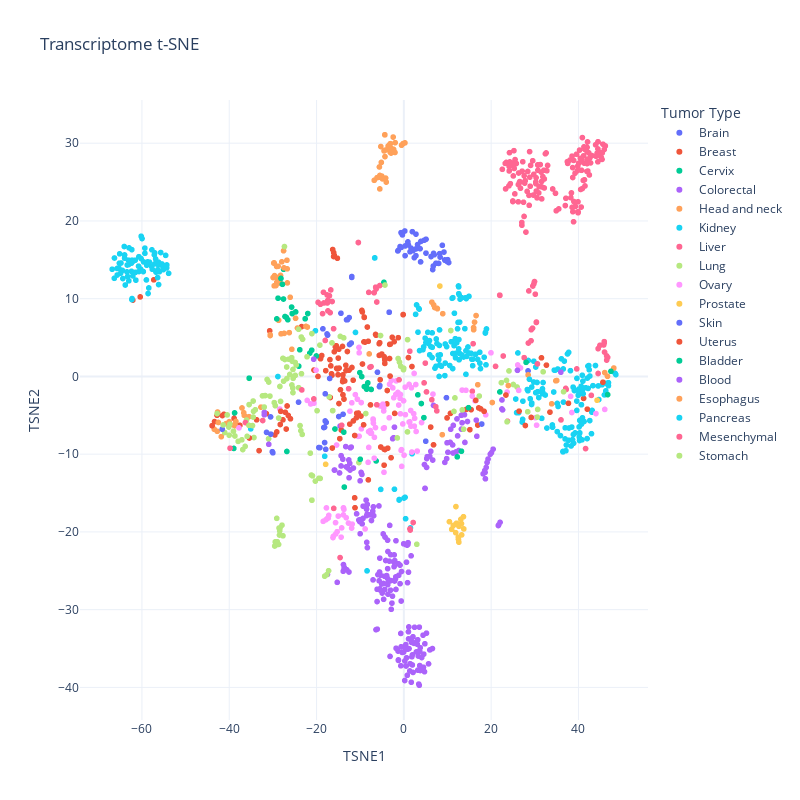

The notebook cell saved with this chart:
### Markdown cell above
### t-SNE

t-SNE does not assume linearity and might be a better proxy to separate the different types of tumors.

By default `perplexity` is 40 on sklearn.

### Code cell
from sklearn.manifold import TSNE

# Transpose the matrix
transposed_matrix = expression_df.to_numpy().T

# Initialize TSNE with 2 components for 2D visualization)\
tsne = TSNE(n_components=2, random_state=42)

# Fit and transform the data
tsne_result = tsne.fit_transform(transposed_matrix)

# Create a DataFrame with the t-SNE results
tsne_df = pd.DataFrame(tsne_result, columns=['TSNE1', 'TSNE2'], index=expression_df.columns)
tsne_df['Tumor Type'] = labels

# We plot the data (the first two components are the first two columns of proj_data)
fig = px.scatter(
    tsne_df, 
    x='TSNE1', 
    y='TSNE2',
    color='Tumor Type',
    title='Transcriptome t-SNE',
    labels=['t-SNE Component 1', 't-SNE Component 2'],
    hover_name=pca_df.index,  # Show specimen on hover
    template="plotly_white",
    width=800,
    height=800,
)

fig.write_html(path.join('plots', 'tSNE.html'))
fig.show()
